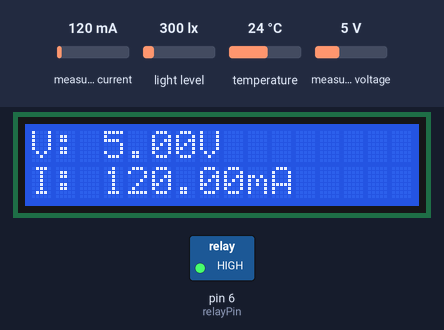
The sketch below on a simulated Arduino Uno, built with avr-gcc and run on an emulated ATmega328P. Shown: 16×2 character LCD, switched loads named in the sketch (green lamp = pin HIGH). The inputs (shaded band) are chosen by the test bench; at power-on: measured current 120 mA, temperature 24 °C, light level 300 lx, measured voltage 5 V. What the sketch prints to the serial monitor is not drawn.

Above: at 1.2 s.
1.3 s: measured current set to 40 mA
At 7.6 s:
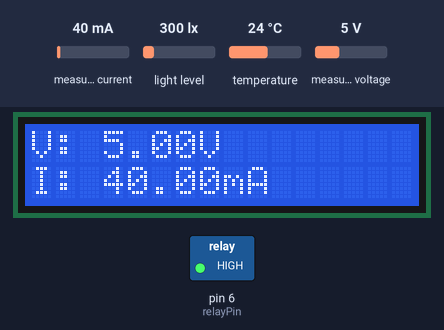
7.9 s: temperature set to 12 °C
At 10.3 s:
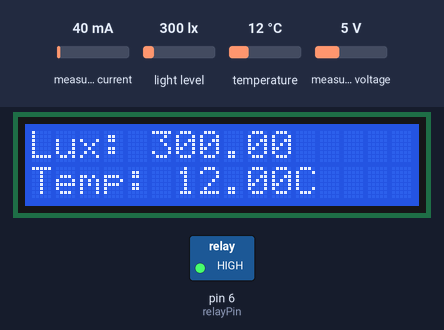
13.4 s: light level set to 40 lx
At 15.1 s:
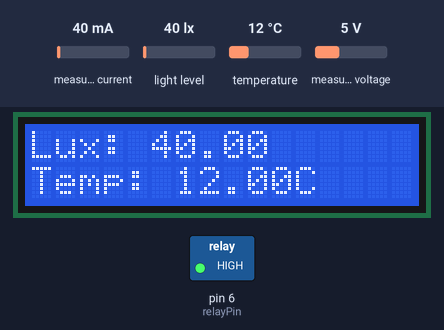
19.0 s: measured voltage set to 0.3 V
At 23.5 s:
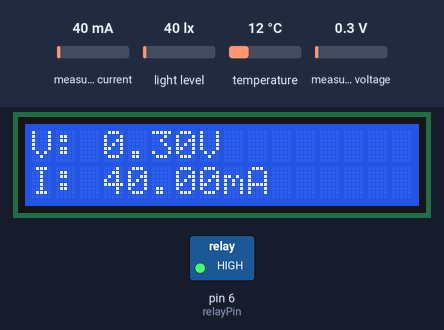
26.5 s: temperature set to 19 °C
At 32.0 s:
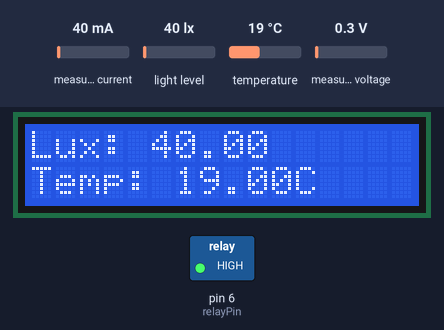
32.8 s: temperature set to 28 °C
At 38.0 s:
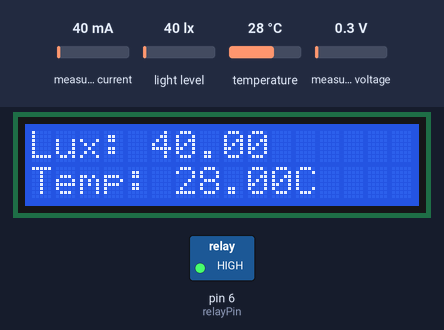
Timing chart, 0 to 39.5 s (numbered marks = the images above; inputs shaded):
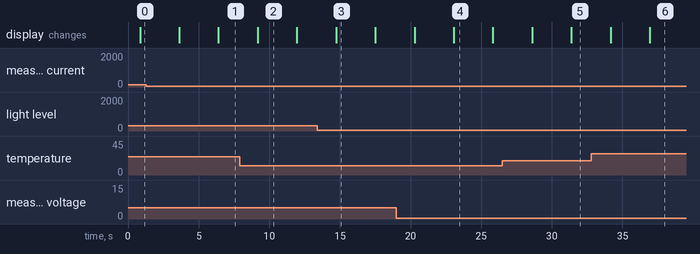

The sketch:

Solar_Monitor_R4.ino
```cpp
#include <Wire.h>
#include <Adafruit_INA219.h>
#include <LiquidCrystal.h>
#include <BH1750.h>
#include <OneWire.h>
#include <DallasTemperature.h>

// Hardware Configuration
const int relayPin = 6;
const int tempPin = 7;
const int rs = 12, en = 11, d4 = 5, d5 = 4, d6 = 3, d7 = 2;

LiquidCrystal lcd(rs, en, d4, d5, d6, d7);
Adafruit_INA219 ina219;
BH1750 lightMeter;
OneWire oneWire(tempPin);
DallasTemperature sensors(&oneWire);

void setup() {
  Serial.begin(9600);
  pinMode(relayPin, OUTPUT);
  digitalWrite(relayPin, HIGH); // Engage Load

  lcd.begin(16, 2);
  Wire.begin();
  sensors.begin();

  if (!ina219.begin() || !lightMeter.begin()) {
    lcd.print("I2C Error!");
    while (1);
  }
  lcd.clear();
}

void loop() {
  // Data Acquisition
  float v = ina219.getBusVoltage_V();
  float i = ina219.getCurrent_mA();
  float lux = lightMeter.readLightLevel();
  sensors.requestTemperatures();
  float t = sensors.getTempCByIndex(0);

  // CSV Output for Python Gateway (V, I, Lux, Temp)
  Serial.print(v); Serial.print(",");
  Serial.print(i); Serial.print(",");
  Serial.print(lux); Serial.print(",");
  Serial.println(t);

  // Local HMI (LCD Toggle)
  static bool toggle = true;
  lcd.clear();
  if (toggle) {
    lcd.setCursor(0,0); lcd.print("V: "); lcd.print(v); lcd.print("V");
    lcd.setCursor(0,1); lcd.print("I: "); lcd.print(i); lcd.print("mA");
  } else {
    lcd.setCursor(0,0); lcd.print("Lux: "); lcd.print(lux);
    lcd.setCursor(0,1); lcd.print("Temp: "); lcd.print(t); lcd.print("C");
  }
  toggle = !toggle;
  delay(2000);
}
```

Measured:
- after the input at 1.3 s, the display: first differs from a run without the input after 5.1 s (image 1)
- after the input at 7.9 s, the display: changes after 1.3 s (image 2)
- after the input at 13.4 s, the display: changes after 1.3 s (image 3)
- after the input at 19.0 s, the display: first differs from a run without the input after 4.1 s (image 4)
- after the input at 26.5 s, the display: first differs from a run without the input after 4.9 s (image 5)
- after the input at 32.8 s, the display: first differs from a run without the input after 4.1 s (image 6)
- what the display in image 2 shows lasts 2.8 s, from 9.2 s to 12.0 s
